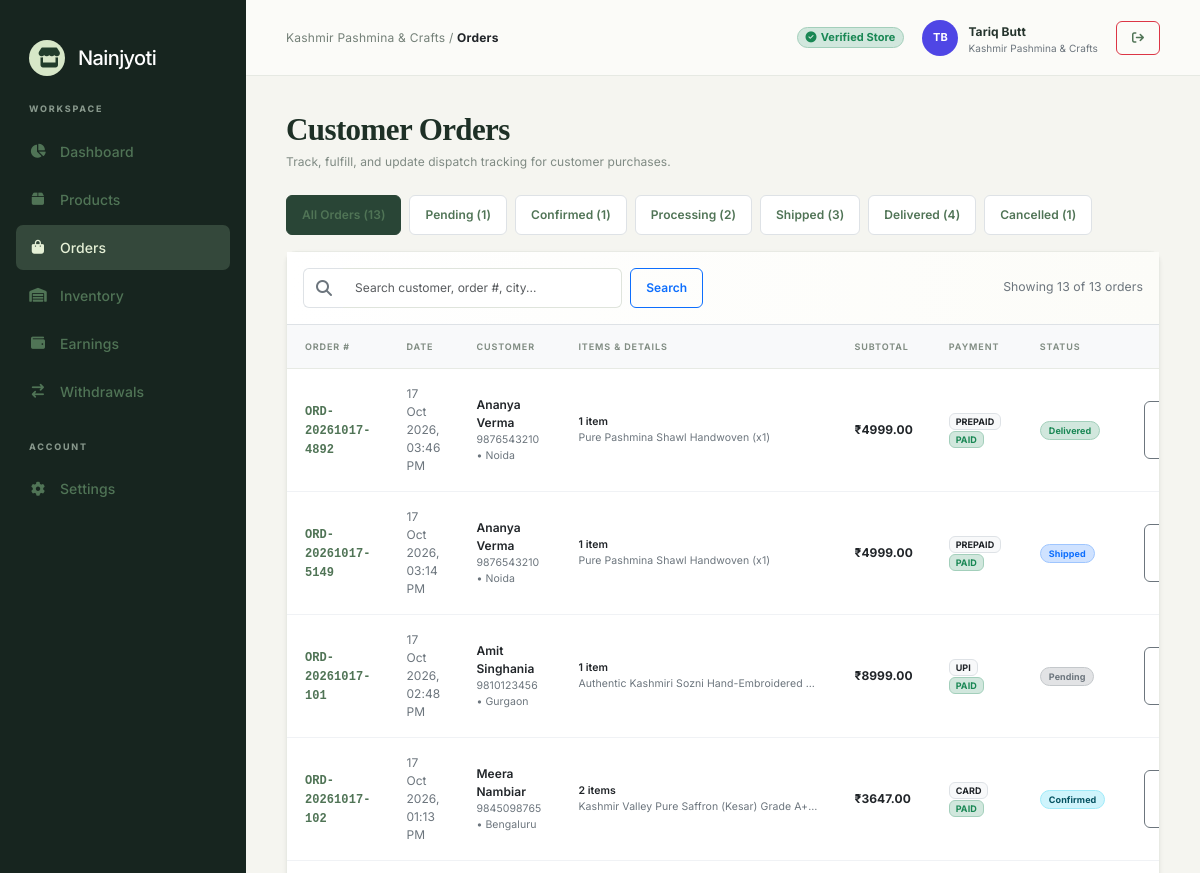
The page /vendor-dashboard/orders/ (upper part) on the database as committed earlier.
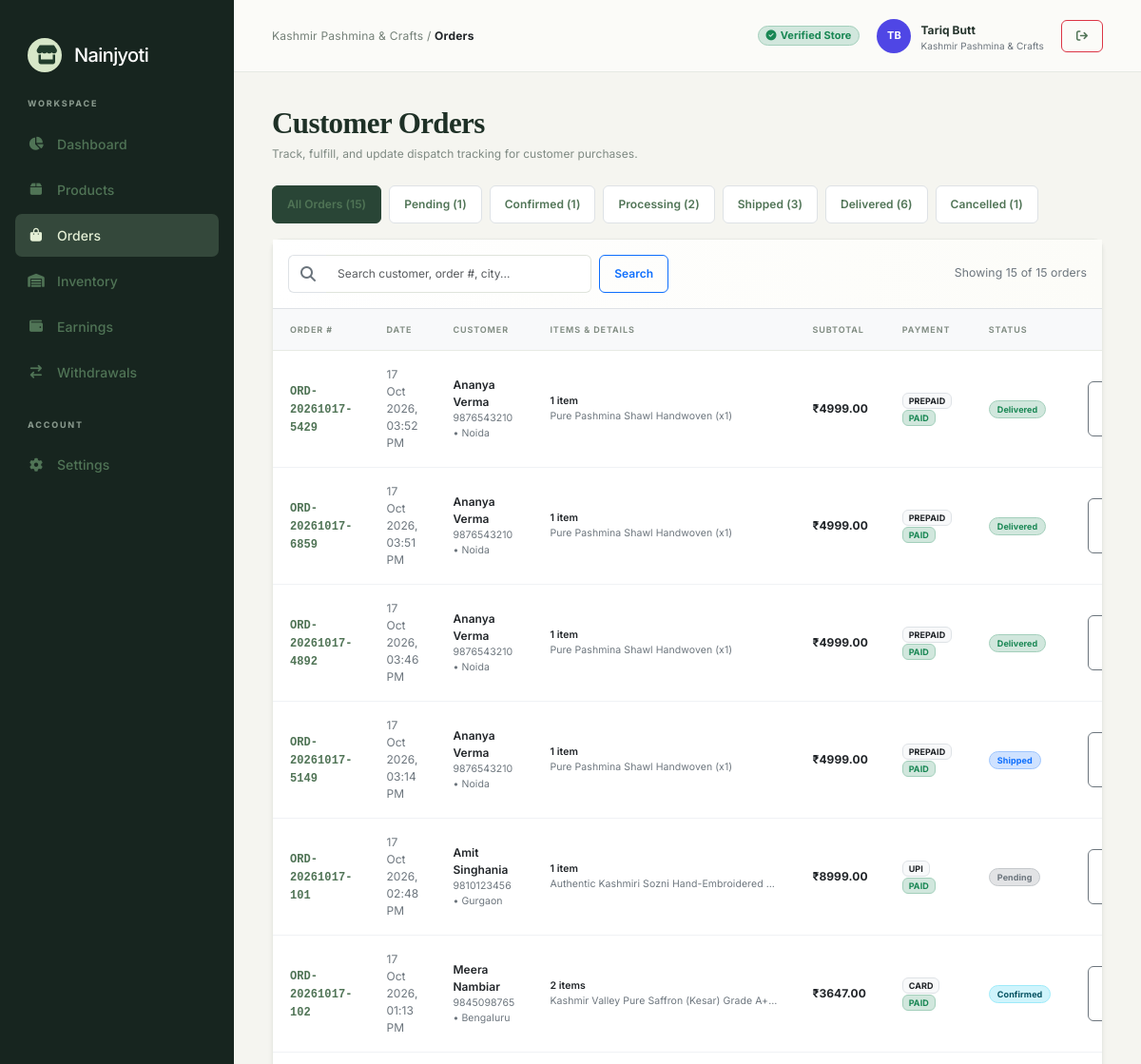
The same page on the database as committed later.
### nainjyoti/models.py (models this page shows, shortened)
class Order(models.Model):
    STATUS_CHOICES = [
        ('PENDING', 'Pending'),
        ('CONFIRMED', 'Confirmed'),
        ('PROCESSING', 'Processing'),
        ('SHIPPED', 'Shipped'),
        ('DELIVERED', 'Delivered'),
        ('CANCELLED', 'Cancelled'),
        ('RETURNED', 'Returned'),
    ]
    PAYMENT_METHOD_CHOICES = [
        ('COD', 'Cash on Delivery'),
        ('PREPAID', 'Prepaid Online'),
        ('UPI', 'UPI Payment'),
        ('CARD', 'Credit / Debit Card'),
        ('NETBANKING', 'Net Banking'),
    ]
    PAYMENT_STATUS_CHOICES = [
        ('PENDING', 'Pending'),
        ('PAID', 'Paid'),
        ('FAILED', 'Failed'),
        ('REFUNDED', 'Refunded'),
    ]
    order_number = models.CharField(max_length=50, unique=True, blank=True, db_index=True)
    customer = models.ForeignKey(UserProfile, on_delete=models.SET_NULL, null=True, blank=True, related_name='orders')
    customer_name = models.CharField(max_length=150)
    customer_phone = models.CharField(max_length=20)
    customer_email = models.EmailField(blank=True, null=True)
    shipping_address = models.TextField()
    shipping_city = models.CharField(max_length=100)
    shipping_state = models.CharField(max_length=100)
    shipping_pincode = models.CharField(max_length=20)
    total_amount = models.DecimalField(max_digits=12, decimal_places=2, default=0.00)
    payment_method = models.CharField(max_length=30, choices=PAYMENT_METHOD_CHOICES, default='COD')
    payment_status = models.CharField(max_length=20, choices=PAYMENT_STATUS_CHOICES, default='PENDING')
    status = models.CharField(max_length=20, choices=STATUS_CHOICES, default='PENDING')
    created_at = models.DateTimeField(auto_now_add=True)
    updated_at = models.DateTimeField(auto_now=True)
    class Meta:
        ordering = ['-created_at']
        verbose_name = 'Order'
        verbose_name_plural = 'Orders'

class OrderItem(models.Model):
    STATUS_CHOICES = Order.STATUS_CHOICES
    order = models.ForeignKey(Order, on_delete=models.CASCADE, related_name='items')
    vendor = models.ForeignKey(VendorProfile, on_delete=models.CASCADE, related_name='order_items', db_index=True)
    product = models.ForeignKey(Product, on_delete=models.SET_NULL, null=True, blank=True, related_name='order_items')
    product_name = models.CharField(max_length=200)
    product_sku = models.CharField(max_length=50, blank=True)
    price = models.DecimalField(max_digits=10, decimal_places=2)
    quantity = models.PositiveIntegerField(default=1)
    total_price = models.DecimalField(max_digits=10, decimal_places=2)
    status = models.CharField(max_length=20, choices=STATUS_CHOICES, default='PENDING')
    courier_name = models.CharField(max_length=100, blank=True, default='')
    tracking_number = models.CharField(max_length=100, blank=True, default='')
    dispatch_date = models.DateTimeField(null=True, blank=True)
    delivery_date = models.DateTimeField(null=True, blank=True)
    created_at = models.DateTimeField(auto_now_add=True)
    updated_at = models.DateTimeField(auto_now=True)
    class Meta:
        ordering = ['id']
        verbose_name = 'Order Item'
        verbose_name_plural = 'Order Items'

### nainjyoti/vendor_views.py (the view, shortened to what this page needs)
# urls.py: path('vendor-dashboard/orders/', vendor_views.vendor_orders, name='vendor_orders'),
def vendor_orders(request):
    vendor = _get_dashboard_vendor(request)
    if not vendor:
        return redirect("login")
    vendor_items = OrderItem.objects.filter(vendor=vendor)
    order_ids = vendor_items.values_list('order_id', flat=True).distinct()
    orders_qs = Order.objects.filter(id__in=order_ids).order_by('-created_at')
    counts = {
        'ALL': orders_qs.count(),
        'PENDING': orders_qs.filter(status='PENDING').count(),
        'CONFIRMED': orders_qs.filter(status='CONFIRMED').count(),
        'PROCESSING': orders_qs.filter(status='PROCESSING').count(),
        'SHIPPED': orders_qs.filter(status='SHIPPED').count(),
        'DELIVERED': orders_qs.filter(status='DELIVERED').count(),
        'CANCELLED': orders_qs.filter(status='CANCELLED').count(),
    }
    search_q = request.GET.get('q', '').strip()
    status_filter = request.GET.get('status', '').strip().upper()
    if status_filter and status_filter != 'ALL':
        orders_qs = orders_qs.filter(status=status_filter)
    orders_data = []
    for ord_obj in orders_qs:
        items = ord_obj.items.filter(vendor=vendor)
        subtotal = sum(float(it.total_price) for it in items)
        orders_data.append({
            'order': ord_obj,
            'items': items,
            'item_count': items.count(),
            'subtotal': subtotal
        })
    context = {
        'vendor': vendor,
        'orders_data': orders_data,
        'counts': counts,
        'current_status': status_filter or 'ALL',
        'search_query': search_q,
    }
    return render(request, "vendor/orders.html", context)

### nainjyoti/models.py (called while the page is built)
    @property
    def initials(self):
        name = self.owner_name or self.business_name or "Seller"
        parts = name.strip().split()
        if len(parts) >= 2:
            return f"{parts[0][0]}{parts[1][0]}".upper()
        return name[:2].upper()

### nainjyoti/vendor_views.py (called while the page is built)
def _get_dashboard_vendor(request):
    if hasattr(request, "user") and request.user.is_authenticated and hasattr(request.user, "vendor_profile"):
        if request.user.vendor_profile.status == "APPROVED":
            return request.user.vendor_profile
    target = VendorProfile.objects.filter(user__username='merchant@crafts.in').first()
    if target:
        return target
    return VendorProfile.objects.filter(status="APPROVED").first()

### templates/vendor/orders.html (shortened to what the changed rows need)
{% extends "vendor/base.html" %}
{% load static %}
{% block page_css %}
    <link href="{% static 'vendor/css/orders.css' %}" rel="stylesheet">
{% endblock %}
{% block vendor_content %}
    <div class="page-head mb-4">
        <div>
            <h1>Customer Orders</h1>
        </div>
    </div>
    <div class="d-flex flex-wrap gap-2 mb-3">
        <a href="?status=ALL{% if search_query %}&q={{ search_query }}{% endif %}"
           class="btn btn-sm {% if current_status == 'ALL' or not current_status %}btn-dark{% else %}btn-light border{% endif %}">
            All Orders ({{ counts.ALL }})
        </a>
        <a href="?status=PENDING{% if search_query %}&q={{ search_query }}{% endif %}"
           class="btn btn-sm {% if current_status == 'PENDING' %}btn-secondary text-white{% else %}btn-light border{% endif %}">
            Pending ({{ counts.PENDING }})
        </a>
        <a href="?status=CONFIRMED{% if search_query %}&q={{ search_query }}{% endif %}"
           class="btn btn-sm {% if current_status == 'CONFIRMED' %}btn-info text-white{% else %}btn-light border{% endif %}">
            Confirmed ({{ counts.CONFIRMED }})
        </a>
        <a href="?status=PROCESSING{% if search_query %}&q={{ search_query }}{% endif %}"
           class="btn btn-sm {% if current_status == 'PROCESSING' %}btn-warning text-dark{% else %}btn-light border{% endif %}">
            Processing ({{ counts.PROCESSING }})
        </a>
        <a href="?status=SHIPPED{% if search_query %}&q={{ search_query }}{% endif %}"
           class="btn btn-sm {% if current_status == 'SHIPPED' %}btn-primary{% else %}btn-light border{% endif %}">
            Shipped ({{ counts.SHIPPED }})
        </a>
        <a href="?status=DELIVERED{% if search_query %}&q={{ search_query }}{% endif %}"
           class="btn btn-sm {% if current_status == 'DELIVERED' %}btn-success{% else %}btn-light border{% endif %}">
            Delivered ({{ counts.DELIVERED }})
        </a>
        <a href="?status=CANCELLED{% if search_query %}&q={{ search_query }}{% endif %}"
           class="btn btn-sm {% if current_status == 'CANCELLED' %}btn-danger text-white{% else %}btn-light border{% endif %}">
            Cancelled ({{ counts.CANCELLED }})
        </a>
    </div>
    <div class="card shadow-sm">
        <div class="card-head p-3 border-bottom d-flex justify-content-between align-items-center">
            <form method="get" class="d-flex gap-2" style="max-width: 400px; width:100%;">
                <div class="input-group">
                </div>
                <button type="submit" class="btn btn-outline-primary">Search</button>
            </form>
            <span class="text-secondary small">Showing {{ orders_data|length }} of {{ counts.ALL }} orders</span>
        </div>
        <div class="table-responsive">
            <table class="table align-middle mb-0 table-hover">
                <thead class="table-light">
                    <tr>
                        <th>Order #</th>
                        <th>Date</th>
                        <th>Customer</th>
                        <th>Items &amp; Details</th>
                        <th>Subtotal</th>
                        <th>Payment</th>
                        <th>Status</th>
                        <th class="text-end">Actions</th>
                    </tr>
                </thead>
                <tbody>
                    {% for row in orders_data %}
                        <tr>
                            <td>
                                <a href="{% url 'vendor_order_detail' row.order.id %}" class="fw-bold text-decoration-none font-monospace">
                                    {{ row.order.order_number }}
                                </a>
                            </td>
                            <td class="text-secondary small">{{ row.order.created_at|date:"d M Y, h:i A" }}</td>
                            <td>
                                <div class="fw-semibold text-dark">{{ row.order.customer_name }}</div>
                                <div class="text-secondary small">{{ row.order.customer_phone }} &bull; {{ row.order.shipping_city }}</div>
                            </td>
                            <td>
                                <div class="small fw-semibold text-dark">{{ row.item_count }} item{{ row.item_count|pluralize }}</div>
                                <div class="text-secondary small text-truncate" style="max-width:240px;">
                                    {% for it in row.items %}
                                        {{ it.product_name }} (x{{ it.quantity }}){% if not forloop.last %}, {% endif %}
                                    {% endfor %}
                                </div>
                            </td>
                            <td class="fw-bold text-dark">₹{{ row.subtotal|floatformat:2 }}</td>
                            <td>
                                <span class="badge bg-light text-dark border">{{ row.order.payment_method }}</span>
                                {% if row.order.payment_status == 'PAID' %}
                                    <span class="badge bg-success-subtle text-success border border-success-subtle">PAID</span>
                                {% else %}
                                    <span class="badge bg-warning-subtle text-warning-emphasis border border-warning-subtle">PENDING</span>
                                {% endif %}
                            </td>
                            <td>
                                {% if row.order.status == 'DELIVERED' %}
                                    <span class="badge bg-success-subtle text-success border border-success-subtle px-2 py-1 rounded-pill">Delivered</span>
                                {% elif row.order.status == 'SHIPPED' %}
                                    <span class="badge bg-primary-subtle text-primary border border-primary-subtle px-2 py-1 rounded-pill">Shipped</span>
                                {% elif row.order.status == 'PROCESSING' %}
                                    <span class="badge bg-warning-subtle text-warning-emphasis border border-warning-subtle px-2 py-1 rounded-pill">Processing</span>
                                {% elif row.order.status == 'CONFIRMED' %}
                                    <span class="badge bg-info-subtle text-info-emphasis border border-info-subtle px-2 py-1 rounded-pill">Confirmed</span>
                                {% elif row.order.status == 'PENDING' %}
                                    <span class="badge bg-secondary-subtle text-secondary border border-secondary-subtle px-2 py-1 rounded-pill">Pending</span>
                                {% elif row.order.status == 'CANCELLED' %}
                                    <span class="badge bg-danger-subtle text-danger border border-danger-subtle px-2 py-1 rounded-pill">Cancelled</span>
                                {% else %}
                                    <span class="badge bg-dark-subtle text-dark border px-2 py-1 rounded-pill">{{ row.order.get_status_display }}</span>
                                {% endif %}
                            </td>
                            <td class="text-end">
                                <div class="btn-group">
                                    <a href="{% url 'vendor_order_detail' row.order.id %}" class="btn btn-sm btn-outline-secondary" title="View details">
                                    </a>
                                </div>
                            </td>
                        </tr>
                    {% endfor %}
                </tbody>
            </table>
        </div>
    </div>
{% endblock %}

Rows that differ between the two databases and show on the page:
added Order: order.order_number "ORD-20261017-5429", order.created_at "17 Oct 2026, 03:52 PM", order.customer_name "Ananya Verma", order.customer_phone "9876543210", order.shipping_city "Noida", item_count "1", subtotal "4999.00", order.payment_method "PREPAID", payment_status "PAID", status "Delivered"
added OrderItem: product_name "Pure Pashmina Shawl Handwoven", quantity "1", shown under "ORD-20261017-5429"
added Order: order.order_number "ORD-20261017-6859", order.created_at "17 Oct 2026, 03:51 PM", order.customer_name "Ananya Verma", order.customer_phone "9876543210", order.shipping_city "Noida", item_count "1", subtotal "4999.00", order.payment_method "PREPAID", payment_status "PAID", status "Delivered"
added OrderItem: product_name "Pure Pashmina Shawl Handwoven", quantity "1", shown under "ORD-20261017-6859"
Other text that changed with them:
{{ counts.ALL }}: "13" → "15"
{{ counts.DELIVERED }}: "4" → "6"
{{ orders_data|length }}: "13" → "15"
